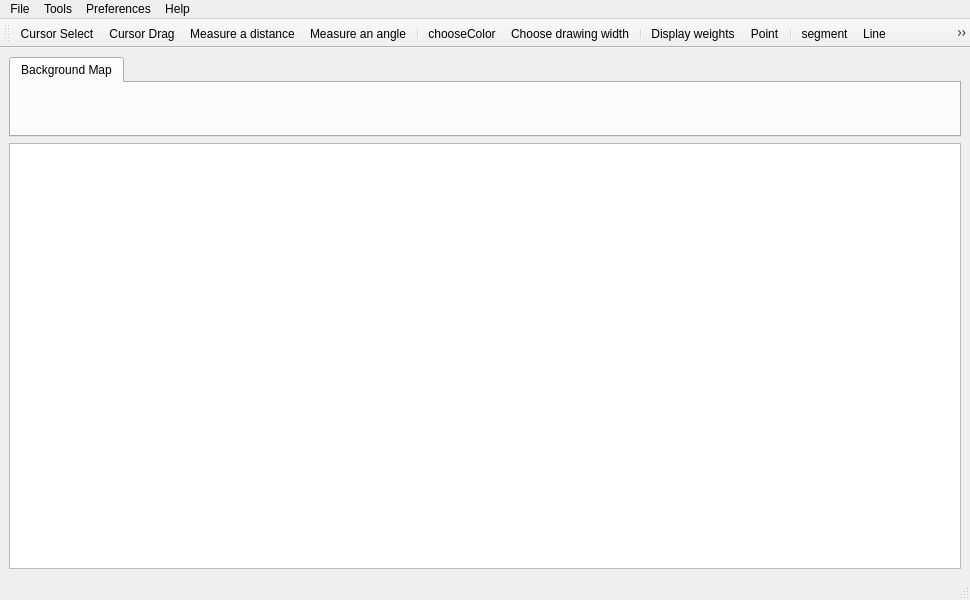
<?xml version="1.0" encoding="UTF-8"?>
<ui version="4.0">
 <class>Gribouillot</class>
 <widget class="QMainWindow" name="Gribouillot">
  <property name="geometry">
   <rect>
    <x>0</x>
    <y>0</y>
    <width>970</width>
    <height>600</height>
   </rect>
  </property>
  <property name="windowTitle">
   <string>Gribouillot</string>
  </property>
  <widget class="QWidget" name="centralwidget">
   <layout class="QVBoxLayout" name="verticalLayout">
    <item>
     <widget class="GribouillotTabWidget" name="gribTabWidget">
      <property name="maximumSize">
       <size>
        <width>16777215</width>
        <height>80</height>
       </size>
      </property>
      <property name="currentIndex">
       <number>0</number>
      </property>
      <property name="usesScrollButtons">
       <bool>false</bool>
      </property>
      <widget class="MapTabWidget" name="mapTabWidget">
       <property name="styleSheet">
        <string notr="true"/>
       </property>
       <attribute name="title">
        <string>Background Map</string>
       </attribute>
      </widget>
     </widget>
    </item>
    <item>
     <widget class="ZoomableGraphicsView" name="zGraphicsView">
      <property name="renderHints">
       <set>QPainter::Antialiasing|QPainter::TextAntialiasing</set>
      </property>
      <property name="dragMode">
       <enum>QGraphicsView::ScrollHandDrag</enum>
      </property>
      <property name="transformationAnchor">
       <enum>QGraphicsView::AnchorUnderMouse</enum>
      </property>
      <property name="resizeAnchor">
       <enum>QGraphicsView::AnchorUnderMouse</enum>
      </property>
     </widget>
    </item>
   </layout>
  </widget>
  <widget class="QStatusBar" name="statusBar"/>
  <widget class="QMenuBar" name="menuBar">
   <property name="geometry">
    <rect>
     <x>0</x>
     <y>0</y>
     <width>970</width>
     <height>22</height>
    </rect>
   </property>
   <widget class="QMenu" name="menuFile">
    <property name="title">
     <string>File</string>
    </property>
    <addaction name="actionNewProject"/>
    <addaction name="actionOpenProject"/>
    <addaction name="actionImport_layer"/>
    <addaction name="actionSaveProject"/>
    <addaction name="separator"/>
    <addaction name="actionExportAs"/>
    <addaction name="separator"/>
    <addaction name="actionQuit"/>
   </widget>
   <widget class="QMenu" name="menuOptions">
    <property name="title">
     <string>Tools</string>
    </property>
    <addaction name="actionCenterOfMass"/>
    <addaction name="actionSpiralOptions"/>
   </widget>
   <widget class="QMenu" name="menuHelp">
    <property name="title">
     <string>Help</string>
    </property>
    <addaction name="actionAbout_Grib"/>
    <addaction name="actionAbout_Qt"/>
   </widget>
   <widget class="QMenu" name="menuPreferences">
    <property name="title">
     <string>Preferences</string>
    </property>
    <addaction name="actionMinimap"/>
    <addaction name="actionCopy_pixmaps"/>
    <addaction name="actionAutosave"/>
   </widget>
   <addaction name="menuFile"/>
   <addaction name="menuOptions"/>
   <addaction name="menuPreferences"/>
   <addaction name="menuHelp"/>
  </widget>
  <widget class="QToolBar" name="toolBar">
   <property name="windowTitle">
    <string>toolBar</string>
   </property>
   <attribute name="toolBarArea">
    <enum>TopToolBarArea</enum>
   </attribute>
   <attribute name="toolBarBreak">
    <bool>false</bool>
   </attribute>
   <addaction name="actionCursorSelect"/>
   <addaction name="actionCursorDrag"/>
   <addaction name="actionMeasureDistance"/>
   <addaction name="actionMeasureAngle"/>
   <addaction name="separator"/>
   <addaction name="actionChooseColor"/>
   <addaction name="actionChooseWidth"/>
   <addaction name="separator"/>
   <addaction name="actionPointWeight"/>
   <addaction name="actionPoint"/>
   <addaction name="separator"/>
   <addaction name="actionSegment"/>
   <addaction name="actionLine"/>
   <addaction name="actionHorizontalLine"/>
   <addaction name="actionVerticalLine"/>
   <addaction name="actionParallel"/>
   <addaction name="actionPerpendicular"/>
   <addaction name="actionBisection"/>
   <addaction name="actionAngleLine"/>
   <addaction name="separator"/>
   <addaction name="actionDrawCenter"/>
   <addaction name="actionCircleCenterPoint"/>
   <addaction name="actionCircleSelectRadius"/>
   <addaction name="actionCircleRadiusValue"/>
   <addaction name="actionCircleDiameter"/>
   <addaction name="actionCircleSelectDiameter"/>
   <addaction name="actionCircleTriangle"/>
   <addaction name="separator"/>
   <addaction name="actionEllipseFoci"/>
   <addaction name="separator"/>
   <addaction name="actionArcFromCircle"/>
   <addaction name="actionArc"/>
   <addaction name="separator"/>
   <addaction name="actionSpiral"/>
   <addaction name="separator"/>
   <addaction name="actionLoadPicture"/>
  </widget>
  <action name="actionNewProject">
   <property name="text">
    <string>New project</string>
   </property>
   <property name="shortcut">
    <string>Ctrl+N</string>
   </property>
  </action>
  <action name="actionSaveProject">
   <property name="text">
    <string>Save project</string>
   </property>
   <property name="shortcut">
    <string>Ctrl+S</string>
   </property>
  </action>
  <action name="actionQuit">
   <property name="text">
    <string>Quit</string>
   </property>
  </action>
  <action name="actionOpenProject">
   <property name="text">
    <string>Open project</string>
   </property>
   <property name="shortcut">
    <string>Ctrl+O</string>
   </property>
  </action>
  <action name="actionExportAs">
   <property name="text">
    <string>Export view as...</string>
   </property>
   <property name="toolTip">
    <string>Export as choosen picture format</string>
   </property>
  </action>
  <action name="actionChooseColor">
   <property name="icon">
    <iconset>
     <normalon>:/Resources/Icons/color-wheel.png</normalon>
    </iconset>
   </property>
   <property name="text">
    <string>chooseColor</string>
   </property>
   <property name="toolTip">
    <string>Choose a drawing color</string>
   </property>
  </action>
  <action name="actionMeasureDistance">
   <property name="checkable">
    <bool>true</bool>
   </property>
   <property name="icon">
    <iconset>
     <normalon>:/Resources/Icons/measure-tape-km.png</normalon>
    </iconset>
   </property>
   <property name="text">
    <string>Measure a distance</string>
   </property>
   <property name="toolTip">
    <string>Measure a distance in km</string>
   </property>
  </action>
  <action name="actionMeasureAngle">
   <property name="checkable">
    <bool>true</bool>
   </property>
   <property name="icon">
    <iconset resource="gribouillot.qrc">
     <normaloff>:/Resources/Icons/protractor.png</normaloff>
     <normalon>:/Resources/Icons/protractor.png</normalon>:/Resources/Icons/protractor.png</iconset>
   </property>
   <property name="text">
    <string>Measure an angle</string>
   </property>
   <property name="toolTip">
    <string>Measure an angle</string>
   </property>
  </action>
  <action name="actionDrawCenter">
   <property name="checkable">
    <bool>true</bool>
   </property>
   <property name="icon">
    <iconset resource="gribouillot.qrc">
     <normaloff>:/Resources/Icons/circle-drawCenter.png</normaloff>:/Resources/Icons/circle-drawCenter.png</iconset>
   </property>
   <property name="text">
    <string>Draw circle center</string>
   </property>
   <property name="toolTip">
    <string>Draw the center point when drawing circles</string>
   </property>
  </action>
  <action name="actionCircleCenterPoint">
   <property name="checkable">
    <bool>true</bool>
   </property>
   <property name="icon">
    <iconset resource="gribouillot.qrc">
     <normaloff>:/Resources/Icons/circle-center-point.png</normaloff>:/Resources/Icons/circle-center-point.png</iconset>
   </property>
   <property name="text">
    <string>circleCenterPoint</string>
   </property>
   <property name="toolTip">
    <string>Draw a circle given a center and an other point</string>
   </property>
  </action>
  <action name="actionCircleRadiusValue">
   <property name="checkable">
    <bool>true</bool>
   </property>
   <property name="icon">
    <iconset resource="gribouillot.qrc">
     <normaloff>:/Resources/Icons/circle-radius-value.png</normaloff>:/Resources/Icons/circle-radius-value.png</iconset>
   </property>
   <property name="text">
    <string>circleRadiusValue</string>
   </property>
   <property name="toolTip">
    <string>Draw a circle given a center and a radius value</string>
   </property>
  </action>
  <action name="actionCircleDiameter">
   <property name="checkable">
    <bool>true</bool>
   </property>
   <property name="icon">
    <iconset resource="gribouillot.qrc">
     <normaloff>:/Resources/Icons/circle-2points-diameter.png</normaloff>:/Resources/Icons/circle-2points-diameter.png</iconset>
   </property>
   <property name="text">
    <string>circleDiameter</string>
   </property>
   <property name="toolTip">
    <string>Draw a circle given 2 points as a diameter</string>
   </property>
  </action>
  <action name="actionCircleTriangle">
   <property name="checkable">
    <bool>true</bool>
   </property>
   <property name="icon">
    <iconset resource="gribouillot.qrc">
     <normaloff>:/Resources/Icons/circle-3points.png</normaloff>:/Resources/Icons/circle-3points.png</iconset>
   </property>
   <property name="text">
    <string>Circle from Triangle</string>
   </property>
   <property name="toolTip">
    <string>Draw the circle passing by 3 points</string>
   </property>
  </action>
  <action name="actionPoint">
   <property name="checkable">
    <bool>true</bool>
   </property>
   <property name="icon">
    <iconset resource="gribouillot.qrc">
     <normaloff>:/Resources/Icons/point.png</normaloff>:/Resources/Icons/point.png</iconset>
   </property>
   <property name="text">
    <string>Point</string>
   </property>
   <property name="toolTip">
    <string>Draw a point</string>
   </property>
  </action>
  <action name="actionLine">
   <property name="checkable">
    <bool>true</bool>
   </property>
   <property name="icon">
    <iconset>
     <normalon>:/Resources/Icons/line.png</normalon>
    </iconset>
   </property>
   <property name="text">
    <string>Line</string>
   </property>
   <property name="toolTip">
    <string>Draw an infinite line given 2 points</string>
   </property>
  </action>
  <action name="actionSegment">
   <property name="checkable">
    <bool>true</bool>
   </property>
   <property name="icon">
    <iconset>
     <normalon>:/Resources/Icons/line-segment.png</normalon>
    </iconset>
   </property>
   <property name="text">
    <string>segment</string>
   </property>
   <property name="toolTip">
    <string>Draw a segment given 2 points</string>
   </property>
  </action>
  <action name="actionParallel">
   <property name="checkable">
    <bool>true</bool>
   </property>
   <property name="icon">
    <iconset>
     <normalon>:/Resources/Icons/line-point-parallel.png</normalon>
    </iconset>
   </property>
   <property name="text">
    <string>parallel</string>
   </property>
   <property name="toolTip">
    <string>Draw the parallel to a selected line crossing a given point</string>
   </property>
  </action>
  <action name="actionPerpendicular">
   <property name="checkable">
    <bool>true</bool>
   </property>
   <property name="icon">
    <iconset>
     <normalon>:/Resources/Icons/line-point-perpendicular.png</normalon>
    </iconset>
   </property>
   <property name="text">
    <string>perpendicular</string>
   </property>
   <property name="toolTip">
    <string>Draw the perpendicular to a line crossing a given point</string>
   </property>
  </action>
  <action name="actionBisection">
   <property name="checkable">
    <bool>true</bool>
   </property>
   <property name="icon">
    <iconset>
     <normalon>:/Resources/Icons/line-bisection.png</normalon>
    </iconset>
   </property>
   <property name="text">
    <string>Bisection</string>
   </property>
   <property name="toolTip">
    <string>Draw the bisection of the selected segment</string>
   </property>
  </action>
  <action name="actionHorizontalLine">
   <property name="checkable">
    <bool>true</bool>
   </property>
   <property name="icon">
    <iconset>
     <normalon>:/Resources/Icons/line-horizontal.png</normalon>
    </iconset>
   </property>
   <property name="text">
    <string>Horizontal line</string>
   </property>
   <property name="toolTip">
    <string>Draw the horizontal line crossing the given point</string>
   </property>
  </action>
  <action name="actionVerticalLine">
   <property name="checkable">
    <bool>true</bool>
   </property>
   <property name="icon">
    <iconset>
     <normalon>:/Resources/Icons/line-vertical.png</normalon>
    </iconset>
   </property>
   <property name="text">
    <string>Vertical line</string>
   </property>
   <property name="toolTip">
    <string>Draw the vertical line crossing the given point</string>
   </property>
  </action>
  <action name="actionAngleLine">
   <property name="checkable">
    <bool>true</bool>
   </property>
   <property name="icon">
    <iconset>
     <normalon>:/Resources/Icons/line-angle.png</normalon>
    </iconset>
   </property>
   <property name="text">
    <string>Angle line</string>
   </property>
   <property name="toolTip">
    <string>Draw the line intersecting the selected line at the given point, at the given angle</string>
   </property>
  </action>
  <action name="actionLoadPicture">
   <property name="icon">
    <iconset resource="gribouillot.qrc">
     <normaloff>:/Resources/Icons/image-x-generic.png</normaloff>:/Resources/Icons/image-x-generic.png</iconset>
   </property>
   <property name="text">
    <string>Load Picture</string>
   </property>
   <property name="toolTip">
    <string>Load an external picture </string>
   </property>
  </action>
  <action name="actionMinimap">
   <property name="checkable">
    <bool>true</bool>
   </property>
   <property name="text">
    <string>Minimap</string>
   </property>
   <property name="toolTip">
    <string>Display a minimap</string>
   </property>
   <property name="shortcut">
    <string>M</string>
   </property>
  </action>
  <action name="actionAbout_Qt">
   <property name="text">
    <string>About Qt</string>
   </property>
   <property name="menuRole">
    <enum>QAction::AboutQtRole</enum>
   </property>
  </action>
  <action name="actionAbout_Grib">
   <property name="text">
    <string>About Gribouillot</string>
   </property>
  </action>
  <action name="actionChooseWidth">
   <property name="icon">
    <iconset resource="gribouillot.qrc">
     <normaloff>:/Resources/Icons/draw-width-5.png</normaloff>:/Resources/Icons/draw-width-5.png</iconset>
   </property>
   <property name="text">
    <string>Choose drawing width</string>
   </property>
   <property name="toolTip">
    <string>Change the drawing width</string>
   </property>
  </action>
  <action name="actionPointWeight">
   <property name="checkable">
    <bool>true</bool>
   </property>
   <property name="icon">
    <iconset resource="gribouillot.qrc">
     <normaloff>:/Resources/Icons/point-weight.png</normaloff>:/Resources/Icons/point-weight.png</iconset>
   </property>
   <property name="text">
    <string>Display weights</string>
   </property>
   <property name="toolTip">
    <string>Enter weight values for drawn points / show weight values</string>
   </property>
  </action>
  <action name="actionCursorDrag">
   <property name="checkable">
    <bool>true</bool>
   </property>
   <property name="icon">
    <iconset resource="gribouillot.qrc">
     <normaloff>:/Resources/Icons/cursor-openhand.png</normaloff>:/Resources/Icons/cursor-openhand.png</iconset>
   </property>
   <property name="text">
    <string>Cursor Drag</string>
   </property>
   <property name="toolTip">
    <string>Move around the map, you can not select items {k}</string>
   </property>
   <property name="shortcut">
    <string>K</string>
   </property>
  </action>
  <action name="actionCursorSelect">
   <property name="checkable">
    <bool>true</bool>
   </property>
   <property name="icon">
    <iconset resource="gribouillot.qrc">
     <normaloff>:/Resources/Icons/cursor-arrow.png</normaloff>:/Resources/Icons/cursor-arrow.png</iconset>
   </property>
   <property name="text">
    <string>Cursor Select</string>
   </property>
   <property name="toolTip">
    <string>Select items from the view {s}</string>
   </property>
   <property name="shortcut">
    <string>J</string>
   </property>
  </action>
  <action name="actionImport_layer">
   <property name="text">
    <string>Import layer</string>
   </property>
  </action>
  <action name="actionCenterOfMass">
   <property name="text">
    <string>Center of Mass</string>
   </property>
   <property name="shortcut">
    <string>G</string>
   </property>
  </action>
  <action name="actionCopy_pixmaps">
   <property name="checkable">
    <bool>true</bool>
   </property>
   <property name="text">
    <string>Copy pixmaps</string>
   </property>
   <property name="toolTip">
    <string>Automatically copy pixmaps to project folder</string>
   </property>
  </action>
  <action name="actionEllipseFoci">
   <property name="checkable">
    <bool>true</bool>
   </property>
   <property name="icon">
    <iconset resource="gribouillot.qrc">
     <normaloff>:/Resources/Icons/ellipse-foci.png</normaloff>:/Resources/Icons/ellipse-foci.png</iconset>
   </property>
   <property name="text">
    <string>Ellipse from foci</string>
   </property>
   <property name="toolTip">
    <string>Draw an ellipse given its 2 foci and the sum of the distances to the foci</string>
   </property>
  </action>
  <action name="actionArc">
   <property name="checkable">
    <bool>true</bool>
   </property>
   <property name="icon">
    <iconset resource="gribouillot.qrc">
     <normaloff>:/Resources/Icons/arc-center-point-angle.png</normaloff>:/Resources/Icons/arc-center-point-angle.png</iconset>
   </property>
   <property name="text">
    <string>Arc</string>
   </property>
   <property name="toolTip">
    <string>Draw an arc given a center, a starting point and an angle</string>
   </property>
  </action>
  <action name="actionArcFromCircle">
   <property name="checkable">
    <bool>true</bool>
   </property>
   <property name="icon">
    <iconset resource="gribouillot.qrc">
     <normaloff>:/Resources/Icons/arc-2boundaries.png</normaloff>:/Resources/Icons/arc-2boundaries.png</iconset>
   </property>
   <property name="text">
    <string>Arc from a Circle</string>
   </property>
   <property name="toolTip">
    <string>Cut a circle into an arc given 2 boundaries</string>
   </property>
  </action>
  <action name="actionSpiralOptions">
   <property name="text">
    <string>Spiral options</string>
   </property>
   <property name="toolTip">
    <string>4 centers spiral options</string>
   </property>
   <property name="shortcut">
    <string>S</string>
   </property>
  </action>
  <action name="actionSpiral">
   <property name="checkable">
    <bool>true</bool>
   </property>
   <property name="icon">
    <iconset resource="gribouillot.qrc">
     <normaloff>:/Resources/Icons/spiral.png</normaloff>:/Resources/Icons/spiral.png</iconset>
   </property>
   <property name="text">
    <string>Spiral</string>
   </property>
   <property name="toolTip">
    <string>Draw a 4 centers spiral</string>
   </property>
  </action>
  <action name="actionCircleSelectRadius">
   <property name="checkable">
    <bool>true</bool>
   </property>
   <property name="icon">
    <iconset resource="gribouillot.qrc">
     <normaloff>:/Resources/Icons/circle-segment.png</normaloff>:/Resources/Icons/circle-segment.png</iconset>
   </property>
   <property name="text">
    <string>circleSelectRadius</string>
   </property>
   <property name="toolTip">
    <string>Draw a circle with the selected segment as radius</string>
   </property>
  </action>
  <action name="actionCircleSelectDiameter">
   <property name="checkable">
    <bool>true</bool>
   </property>
   <property name="icon">
    <iconset resource="gribouillot.qrc">
     <normaloff>:/Resources/Icons/circle-diameter.png</normaloff>:/Resources/Icons/circle-diameter.png</iconset>
   </property>
   <property name="text">
    <string>circleSelectDiameter</string>
   </property>
   <property name="toolTip">
    <string>Draw a circle with the selected segment as diameter</string>
   </property>
  </action>
  <action name="actionAutosave">
   <property name="checkable">
    <bool>true</bool>
   </property>
   <property name="text">
    <string>Autosave</string>
   </property>
   <property name="toolTip">
    <string>Define autosave interval</string>
   </property>
  </action>
 </widget>
 <customwidgets>
  <customwidget>
   <class>ZoomableGraphicsView</class>
   <extends>QGraphicsView</extends>
   <header>zoomablegraphicsview.h</header>
  </customwidget>
  <customwidget>
   <class>MapTabWidget</class>
   <extends>QWidget</extends>
   <header>maptabwidget.h</header>
   <container>1</container>
  </customwidget>
  <customwidget>
   <class>GribouillotTabWidget</class>
   <extends>QTabWidget</extends>
   <header>gribouillottabwidget.h</header>
   <container>1</container>
  </customwidget>
 </customwidgets>
 <resources>
  <include location="gribouillot.qrc"/>
 </resources>
 <connections>
  <connection>
   <sender>gribTabWidget</sender>
   <signal>tabBarClicked(int)</signal>
   <receiver>Gribouillot</receiver>
   <slot>tabWidgetClicked(int)</slot>
   <hints>
    <hint type="sourcelabel">
     <x>383</x>
     <y>137</y>
    </hint>
    <hint type="destinationlabel">
     <x>399</x>
     <y>299</y>
    </hint>
   </hints>
  </connection>
  <connection>
   <sender>actionSaveProject</sender>
   <signal>triggered()</signal>
   <receiver>Gribouillot</receiver>
   <slot>saveProject()</slot>
   <hints>
    <hint type="sourcelabel">
     <x>-1</x>
     <y>-1</y>
    </hint>
    <hint type="destinationlabel">
     <x>399</x>
     <y>299</y>
    </hint>
   </hints>
  </connection>
 </connections>
 <slots>
  <slot>tabWidgetClicked(int)</slot>
  <slot>tabPageChanged(int)</slot>
  <slot>saveProject()</slot>
  <slot>onActionOpenProject_triggered()</slot>
 </slots>
</ui>
